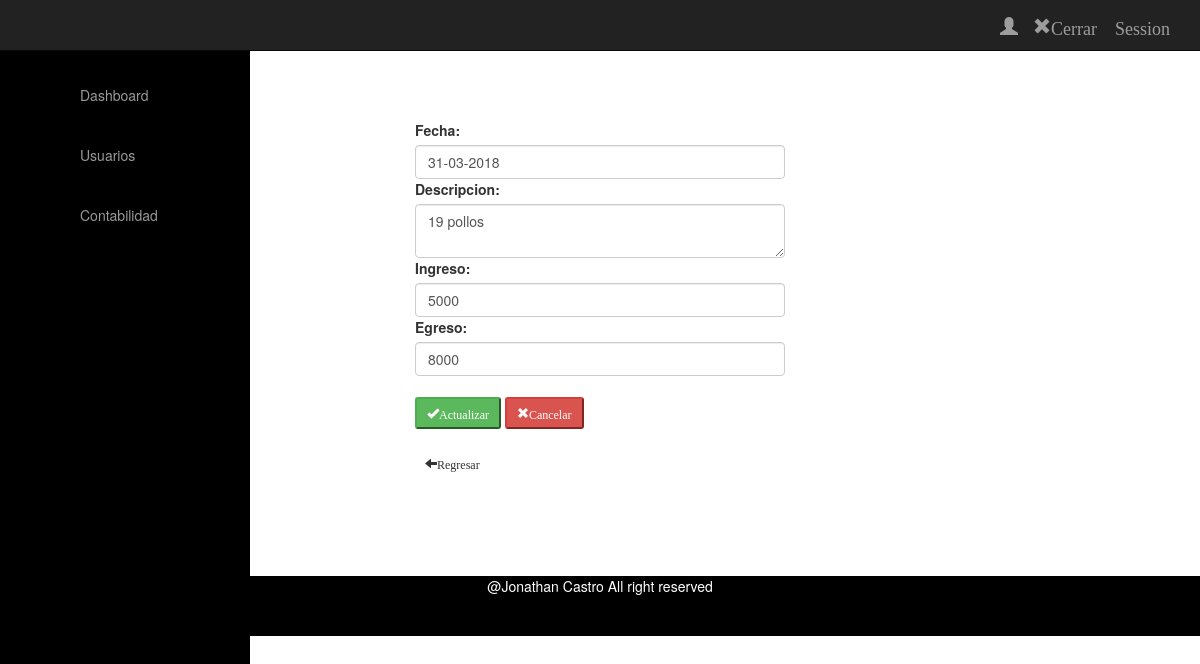
Screenshot of /index.php/usuarios_controller/editar/2 with the database file from the repository.
### tables this page shows
CREATE TABLE `contabilidad` (
  `id` int(50) NOT NULL,
  `fecha` varchar(50) NOT NULL,
  `descripcion` varchar(50) NOT NULL,
  `ingreso` int(50) NOT NULL,
  `egreso` int(50) NOT NULL
);

### application/controllers/Usuarios_Controller.php (called while the page is built, shortened)
<?php
class Usuarios_Controller extends CI_Controller {
	function __construct()
	{
		$this->load->model('usuarios_model');
		$this->load->library('fpdf');
	}
		public function editar($id)	{
			$data['usuario'] = $this->session->userdata('usuario');
			$data['contrasena'] = $this->session->userdata('contrasena');
 			$data['datos'] = $this->usuarios_model->obtenerContabilidadId($id);
				$this->load->view('header/header');
				$this->load->view('navbar/navbar_usuarios',$data);
				$this->load->view('sidebar/sidebar');
				$this->load->view('usuarios/editar',$data);
				$this->load->view('footer/footer');
	}
}

### index.php (called while the page is built, shortened)
<?php
require_once BASEPATH.'core/CodeIgniter.php';

### application/models/Usuarios_Model.php (called while the page is built, shortened)
<?php
class Usuarios_Model extends CI_Model {
	public function obtenerContabilidadId($id)
	{
		$sql = "SELECT id,fecha,descripcion,ingreso,egreso
		 from contabilidad where id= $id";
		$query = $this->db->query($sql);
		return $query->row();
	}
}

### application/views/usuarios/editar.php (the view)
<br>
<br>
<br>
<br>
<br>
<br>
	<div class="row col-md-4 col-md-offset-4">
		<form action="" method="post">
			<label>Fecha:</label>
			<input type="text" id="datepicker" name="fecha" class="form-control"
			value="<?php echo $datos->fecha ?>">
			<label>Descripcion:</label>
			<textarea name="descripcion"  class="form-control"
			><?php echo $datos->descripcion ?></textarea>
			<label>Ingreso:</label>
			<input type="text" class="form-control" name="ingreso"
			value="<?php echo $datos->ingreso ?>">
			<label>Egreso:</label>
			<input type="text" class="form-control" name="egreso"
			value="<?php echo $datos->egreso ?>">
			<br>
			<button type="submit" name="submit" value="submit" class="btn-success btn-sm glyphicon glyphicon-ok">Actualizar</button>
			<button type="reset" class="btn-danger btn-sm glyphicon glyphicon-remove">Cancelar</button>
			<br>
			<br>
			<a href="<?php echo base_url();?>index.php/usuarios_controller/contabilidad"><span class="btn-default btn-sm glyphicon glyphicon-arrow-left">Regresar</span></a>
			<br>
			<br>
			<br>
			<br>
			<br>
			<br>
		</form>
	</div>

### rows the page displays
contabilidad: fecha "31-03-2018", descripcion "19 pollos", ingreso "5000", egreso "8000"
